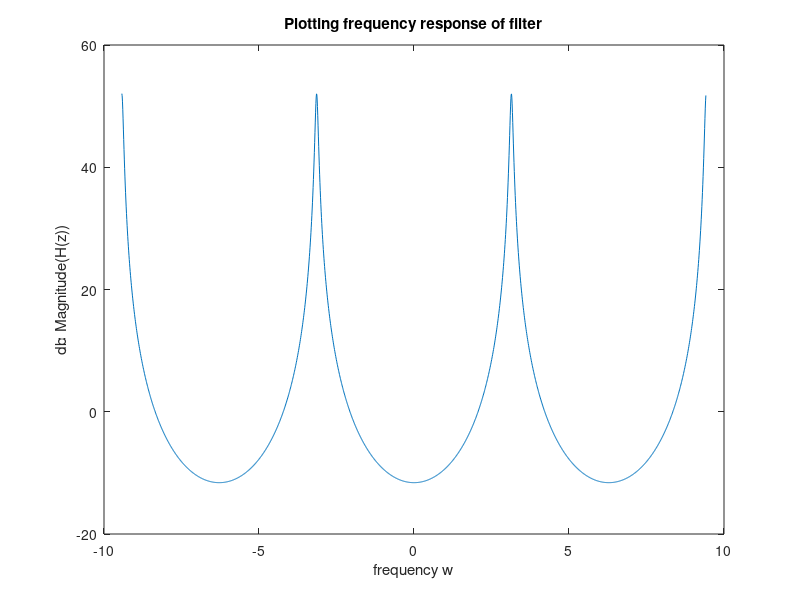

Write MATLAB code to recreate this figure.
w = -3*pi:0.01:3*pi;
r = 0.95 % fixing values of r for which you want the plot
for q = 0:pi/6:pi % varying the values of theta
[h,w]=freqz([0 1 0],[1 -2*r*cos(q) r*r],w);
%calling function freqz for different values of coefficients of Numerator
%and denominator
plot(w,20*log10(abs(h)));%plotting the function h vs w for decibel magnitude of h
title(["Plotting frequency response of filter" q ""]);
xlabel("frequency w");
ylabel("db Magnitude(H(z))");
pause(2);
end